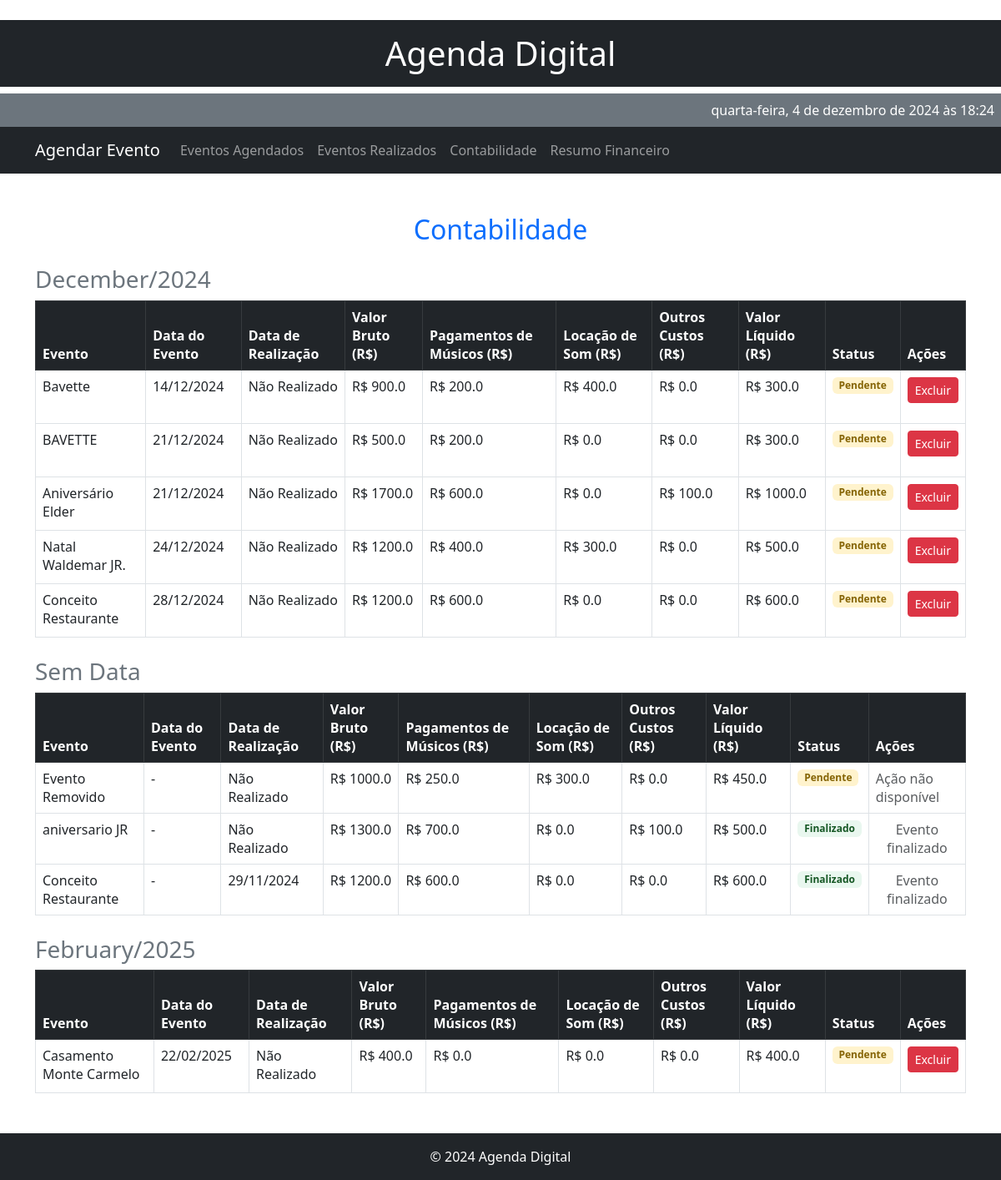
Page /contabilidade on the earlier database version.
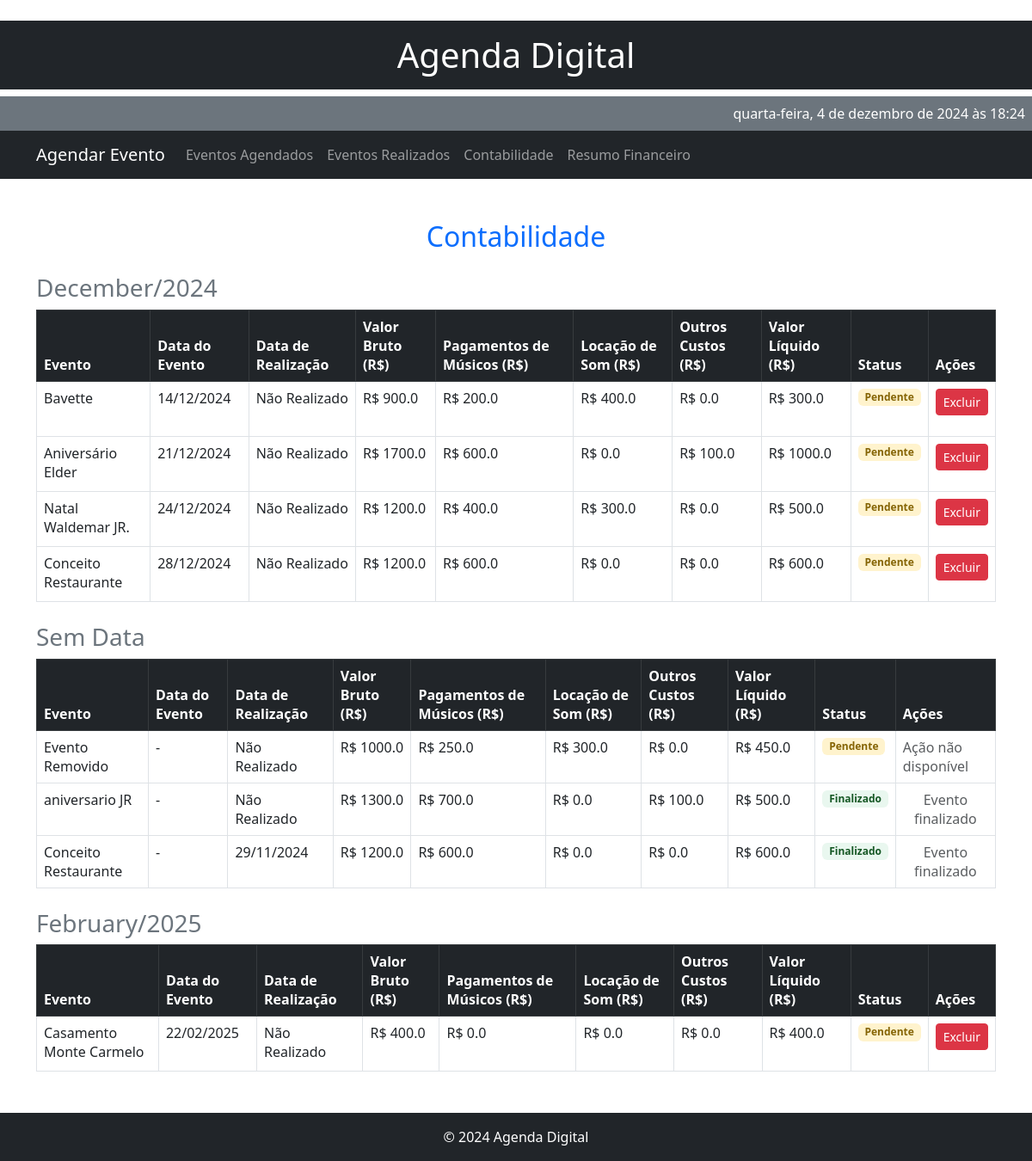
Same page on the later database version.
### models.py (models this page shows)
class Contabilidade(db.Model):
    id = db.Column(db.Integer, primary_key=True)
    evento_id = db.Column(db.Integer, db.ForeignKey('evento.id'), nullable=True)
    evento_titulo = db.Column(db.String(100), nullable=True)  # Título do evento
    valor_bruto = db.Column(db.Float, nullable=False, default=0.0)
    pagamento_musicos = db.Column(db.Float, nullable=False, default=0.0)
    locacao_som = db.Column(db.Float, nullable=False, default=0.0)
    outros_custos = db.Column(db.Float, nullable=False, default=0.0)
    valor_liquido = db.Column(db.Float, nullable=False, default=0.0)
    mes_ano = db.Column(db.String(7), nullable=True)
    realizado = db.Column(db.Boolean, nullable=False, default=False)
    data_realizacao = db.Column(db.String(10), nullable=True)  # Nova coluna para data de realização
    evento = db.relationship('Evento', backref=db.backref('contabilidade', uselist=False))

class Evento(db.Model):
    id = db.Column(db.Integer, primary_key=True)
    tipo = db.Column(db.String(50), nullable=False)
    titulo = db.Column(db.String(100), nullable=False)
    data = db.Column(db.String(10), nullable=False)
    hora = db.Column(db.String(5), nullable=False)
    descricao = db.Column(db.Text, nullable=True)
    repetir = db.Column(db.Boolean, default=False)  # Campo para eventos semanais

### app.py (the view)
@app.route('/contabilidade')
def contabilidade():
    contabilidade_data = Contabilidade.query.order_by(Contabilidade.mes_ano.desc()).all()
    contabilidade_by_date = defaultdict(list)
    for cont in contabilidade_data:
        if cont.evento and cont.evento.data:
            try:
                event_date = datetime.strptime(cont.evento.data, "%Y-%m-%d") if isinstance(cont.evento.data, str) else cont.evento.data
                date_key = event_date.strftime("%B/%Y").capitalize()  # Exemplo: Dezembro/2024
            except ValueError:
                date_key = "Data Inválida"
        else:
            date_key = "Sem Data"
        contabilidade_by_date[date_key].append(cont)
    for key in contabilidade_by_date:
        contabilidade_by_date[key].sort(key=lambda x: x.evento.data if x.evento and x.evento.data else datetime.min)
    return render_template('contabilidade.html', contabilidade_by_date=contabilidade_by_date)

### app.py (called while the page is built)
def format_datetime(value):
    if value:
        if isinstance(value, (datetime, date)):  # Verifica se já é datetime ou date
            return value.strftime("%d/%m/%Y")
        return datetime.strptime(value, "%Y-%m-%d").strftime("%d/%m/%Y")
    return value

### templates/contabilidade.html
﻿{% extends 'base.html' %}
{% block content %}
<div class="container my-5">
    <h2 class="text-center text-primary mb-4">Contabilidade</h2>
    {% if contabilidade_by_date %}
        {% for date, events in contabilidade_by_date.items() %}
        <div class="my-4">
            <h3 class="text-secondary">{{ date }}</h3>
            <table class="table table-bordered">
                <thead class="table-dark">
                    <tr>
                        <th>Evento</th>
                        <th>Data do Evento</th>
                        <th>Data de Realização</th>
                        <th>Valor Bruto (R$)</th>
                        <th>Pagamentos de Músicos (R$)</th>
                        <th>Locação de Som (R$)</th>
                        <th>Outros Custos (R$)</th>
                        <th>Valor Líquido (R$)</th>
                        <th>Status</th>
                        <th>Ações</th>
                    </tr>
                </thead>
                <tbody>
                    {% for cont in events %}
                    <tr>
                        <td>
                            {% if cont.evento %}
                                {{ cont.evento.titulo }}
                            {% elif cont.evento_titulo %}
                                {{ cont.evento_titulo }}
                            {% else %}
                                Evento Removido
                            {% endif %}
                        </td>
                        <td>
                            {% if cont.evento %}
                                {{ cont.evento.data | format_datetime }}
                            {% else %}
                                -
                            {% endif %}
                        </td>
                        <td>
                            {% if cont.realizado and cont.data_realizacao %}
                                {{ cont.data_realizacao | format_datetime }}
                            {% else %}
                                Não Realizado
                            {% endif %}
                        </td>
                        <td>R$ {{ cont.valor_bruto | round(2) }}</td>
                        <td>R$ {{ cont.pagamento_musicos | round(2) }}</td>
                        <td>R$ {{ cont.locacao_som | round(2) }}</td>
                        <td>R$ {{ cont.outros_custos | round(2) }}</td>
                        <td>R$ {{ cont.valor_liquido | round(2) }}</td>
                        <td>
                            {% if cont.realizado %}
                                <span class="badge bg-success">Finalizado</span>
                            {% else %}
                                <span class="badge bg-warning text-dark">Pendente</span>
                            {% endif %}
                        </td>
                        <td>
                            {% if cont.realizado %}
                                <span class="text-muted d-block text-center">Evento finalizado</span>
                            {% elif cont.evento_id %}
                                <form action="{{ url_for('excluir_evento', event_id=cont.evento_id) }}" method="post">
                                    <button class="btn btn-danger btn-sm w-100">Excluir</button>
                                </form>
                            {% else %}
                                <span class="text-muted">Ação não disponível</span>
                            {% endif %}
                        </td>
                    </tr>
                    {% endfor %}
                </tbody>
            </table>
        </div>
        {% endfor %}
    {% else %}
    <p class="text-center">Nenhum dado de contabilidade encontrado.</p>
    {% endif %}
</div>
{% endblock %}

Differences in the rows shown:
removed Contabilidade: evento.titulo "BAVETTE", evento.data "21/12/2024", realizado "Não Realizado", valor_bruto "500.0", pagamento_musicos "200.0", locacao_som "0.0", outros_custos "0.0", valor_liquido "300.0", shown under "December/2024"
